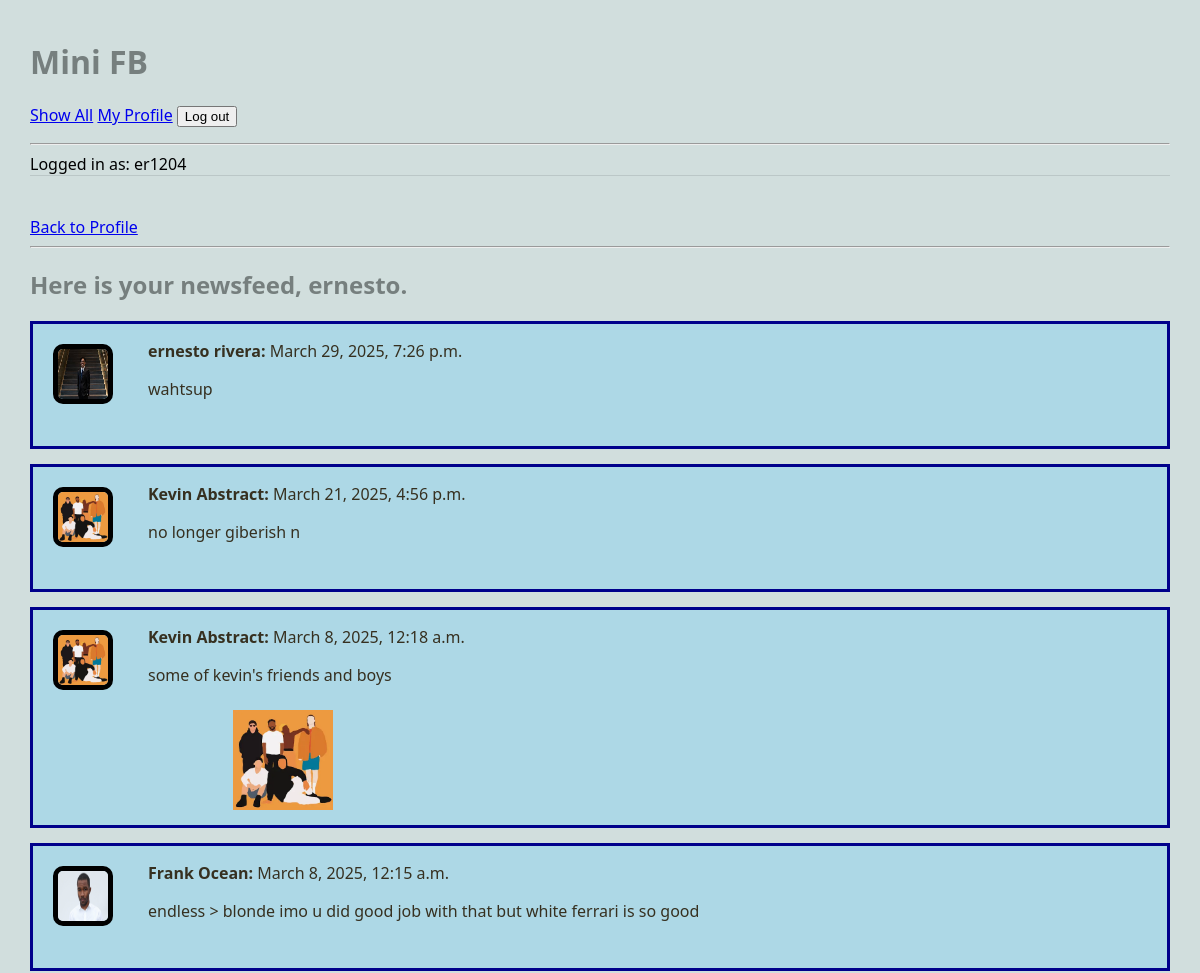
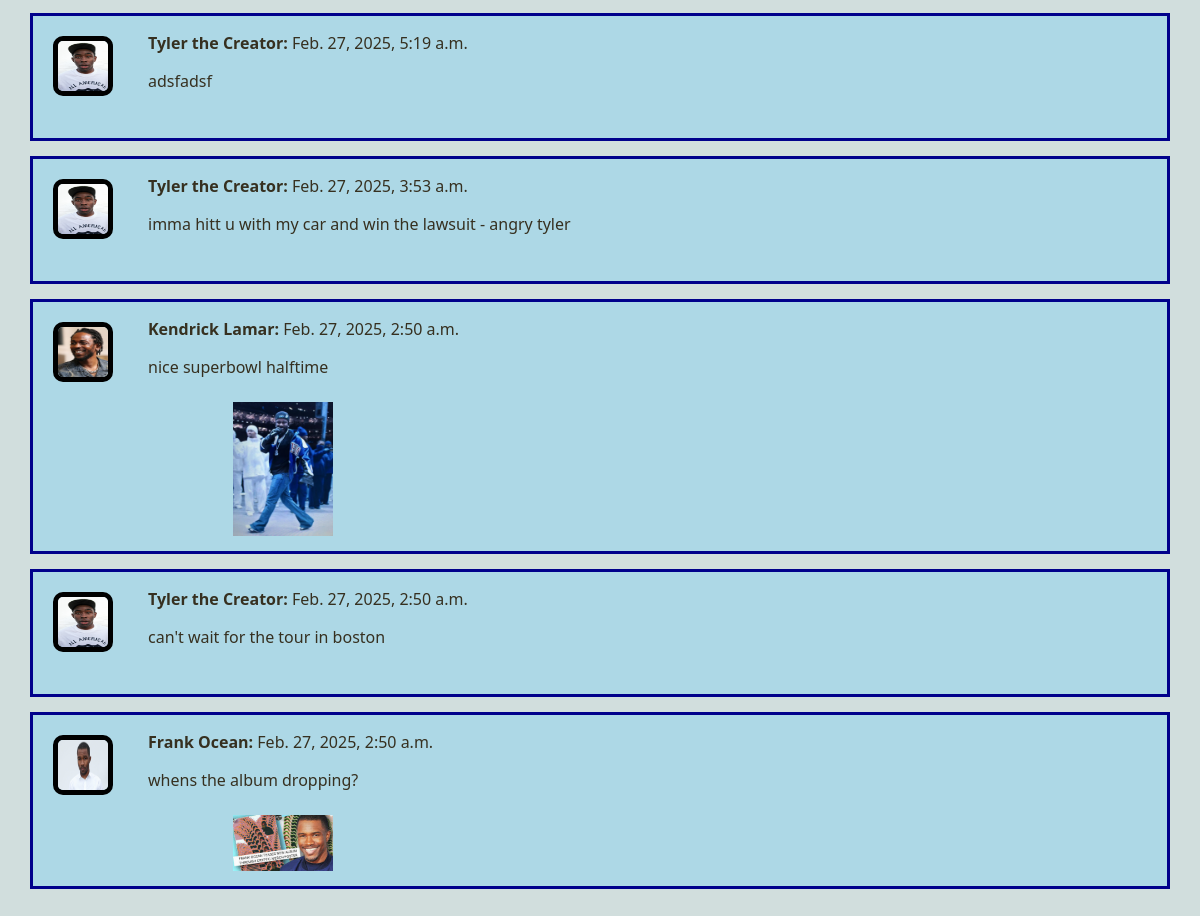
Page /mini_fb/profile/news_feed (signed in) on the committed database (2 pictures, top to bottom).
### mini_fb/models.py (models this page shows, shortened)
class Profile(models.Model):
    first_name = models.TextField(blank=True)
    last_name = models.TextField(blank=True)
    city = models.TextField(blank=True)
    email = models.EmailField(blank=True)
    profile_image = models.ImageField(blank=True) # an actual image
    user = models.OneToOneField(User, on_delete=models.CASCADE, related_name='profile')
    def get_friends(self):
        friend1 = Friend.objects.filter(profile1=self)
        friend2 = Friend.objects.filter(profile2=self)
        friends = []
        for friend in friend1:
            friends.append(friend.profile2)
        for friend in friend2:
            friends.append(friend.profile1)
        return friends
    def get_news_feed(self):
        relevant = self.get_friends()
        relevant_ids = [r.pk for r in relevant] # list comprehension
        relevant_ids.append(self.pk)
        return StatusMessage.objects.filter(profile__in=relevant_ids).order_by('-timestamp')

class StatusMessage(models.Model):
    profile = models.ForeignKey("Profile", on_delete=models.CASCADE)
    message = models.TextField(blank=False)
    timestamp = models.DateTimeField(auto_now=True)
    def get_images(self):
        status_images = StatusImage.objects.filter(status_message=self)
        images = []
        for status_image in status_images:
            images.append(status_image.image)
        return images

class Image(models.Model):
    image_file = models.ImageField(blank=False) # an actual image
    profile = models.ForeignKey("Profile", on_delete=models.CASCADE)
    caption = models.TextField(blank=True)
    timestamp = models.DateTimeField(auto_now=True)

### mini_fb/views.py (the view, shortened to what this page needs)
# urls.py: path('profile/news_feed', ShowNewsFeedView.as_view(), name='news_feed'),
class ShowNewsFeedView(LoginRequiredMixin, DetailView):
    model = Profile
    template_name = "mini_fb/news_feed.html"
    context_object_name = "profile"
    def get_object(self):
        return Profile.objects.get(user=self.request.user)

### mini_fb/templates/mini_fb/news_feed.html
{% extends 'mini_fb/base.html' %}
{% block content %}
<a href="{% url 'profile' profile.pk %}">Back to Profile</a>
<hr>
<h2>Here is your newsfeed, {{ profile.first_name }}.</h2>
<ul>
    {% for news in profile.get_news_feed %}
        <li>
            <div style="background: lightblue; border: 3px solid darkblue; margin-bottom: 15px;">
                <div style="display: flex; align-items: flex-start; gap: 15px;">
                    <img src='{{news.profile.profile_image.url}}' alt='{{img.image_file.url}}' style="margin: 20px; width: 50px; height: 50px; border: 5px solid black; border-radius: 10px;">
                    <div>
                        <p><strong>{{ news.profile.first_name }} {{ news.profile.last_name }}:</strong> {{ news.timestamp }}</p>
                        <p>{{ news.message }}</p>
                    </div>
                </div>
                {% for img in news.get_images %}
                <img src='{{img.image_file.url}}' alt='{{img.image_file.url}}' style="width: 100px; margin-left: 200px; margin-bottom: 15px;">
                {% endfor %}
                <br>
            </div>
        </li>
    {% endfor %}
</ul>
{% endblock %}

### mini_fb/templates/mini_fb/base.html (shortened to what this page needs)
{% load static %}
<html>
    <head>
        <link rel="stylesheet" href="{% static 'styles-minifb.css' %}">
    </head>
    <body>
        <header>
            <h1>Mini FB</h1>
            <nav>
                <ul>
                    <li><a href="{% url 'show_all_profiles' %}">Show All</a></li>
                    {% if request.user.is_authenticated %}
                        {% if request.user.profile %}
                        <li><a href="{% url 'profile' request.user.profile.id %}">My Profile</a></li>
                        {% else %}
                        <li><a href="{% url 'create_profile' %}">Create Profile</a></li>
                        {% endif %}
                    {% else %}
                        <li><a href="{% url 'create_profile' %}">Create Profile</a></li>
                    {% endif %}
                    {% if request.user.is_authenticated %}
                        <li>
                            <form method="post" action="{% url 'logout' %}" style="display: inline;">
                                <input type="submit" value="Log out">
                            </form>
                        </li>
                    {% else %}
                    <li><a href="{% url 'login' %}">Log in</a></li>
                    {% endif %}
                </ul>
                <hr>
                {% if request.user.is_authenticated %}
                Logged in as: {{ request.user }}
                {% else %}
                Not logged in.
                {% endif%}
            </nav>
        </header>
    {% block content %}
    {% endblock %}
    </body>
</html>

### static/styles-minifb.css (style rules this page uses)
body { margin: 30px; background: #d1dedd; font-family:'Segoe UI', Tahoma, Geneva, Verdana, sans-serif; }
ul, li { padding: 0px; list-style-type: none; }
h1, h2, h3 { color: #767f7e; }
p { color: #828b82; }
header { max-width: 1200px; margin: 40px auto; border-bottom: 1px solid #bbc7c7; }
.profile-info h2, p { color: #363020; }
nav li { display: inline; }

### rows in the picture
Profile: first_name "ernesto"
StatusMessage: profile.profile_image (picture), profile.first_name "ernesto", profile.last_name "rivera", timestamp "March 29, 2025, 7:26 p.m.", message "wahtsup"
StatusMessage: profile.profile_image (picture), profile.first_name "Kevin", profile.last_name "Abstract", timestamp "March 21, 2025, 4:56 p.m.", message "no longer giberish n"
StatusMessage: profile.profile_image (picture), profile.first_name "Kevin", profile.last_name "Abstract", timestamp "March 8, 2025, 12:18 a.m.", message "some of kevin's friends and boys"
Image: image_file (picture)
StatusMessage: profile.profile_image (picture), profile.first_name "Frank", profile.last_name "Ocean", timestamp "March 8, 2025, 12:15 a.m.", message "endless > blonde imo u did good job with that but white ferrari is so good"
StatusMessage: profile.profile_image (picture), profile.first_name "Tyler", profile.last_name "the Creator", timestamp "Feb. 27, 2025, 5:19 a.m.", message "adsfadsf"
StatusMessage: profile.profile_image (picture), profile.first_name "Tyler", profile.last_name "the Creator", timestamp "Feb. 27, 2025, 3:53 a.m.", message "imma hitt u with my car and win the lawsuit - angry tyler"
StatusMessage: profile.profile_image (picture), profile.first_name "Kendrick", profile.last_name "Lamar", timestamp "Feb. 27, 2025, 2:50 a.m.", message "nice superbowl halftime"
Image: image_file (picture)
StatusMessage: profile.profile_image (picture), profile.first_name "Tyler", profile.last_name "the Creator", timestamp "Feb. 27, 2025, 2:50 a.m.", message "can't wait for the tour in boston"
StatusMessage: profile.profile_image (picture), profile.first_name "Frank", profile.last_name "Ocean", timestamp "Feb. 27, 2025, 2:50 a.m.", message "whens the album dropping?"
Image: image_file (picture)

### other values in the picture
{{ request.user }} "er1204"
